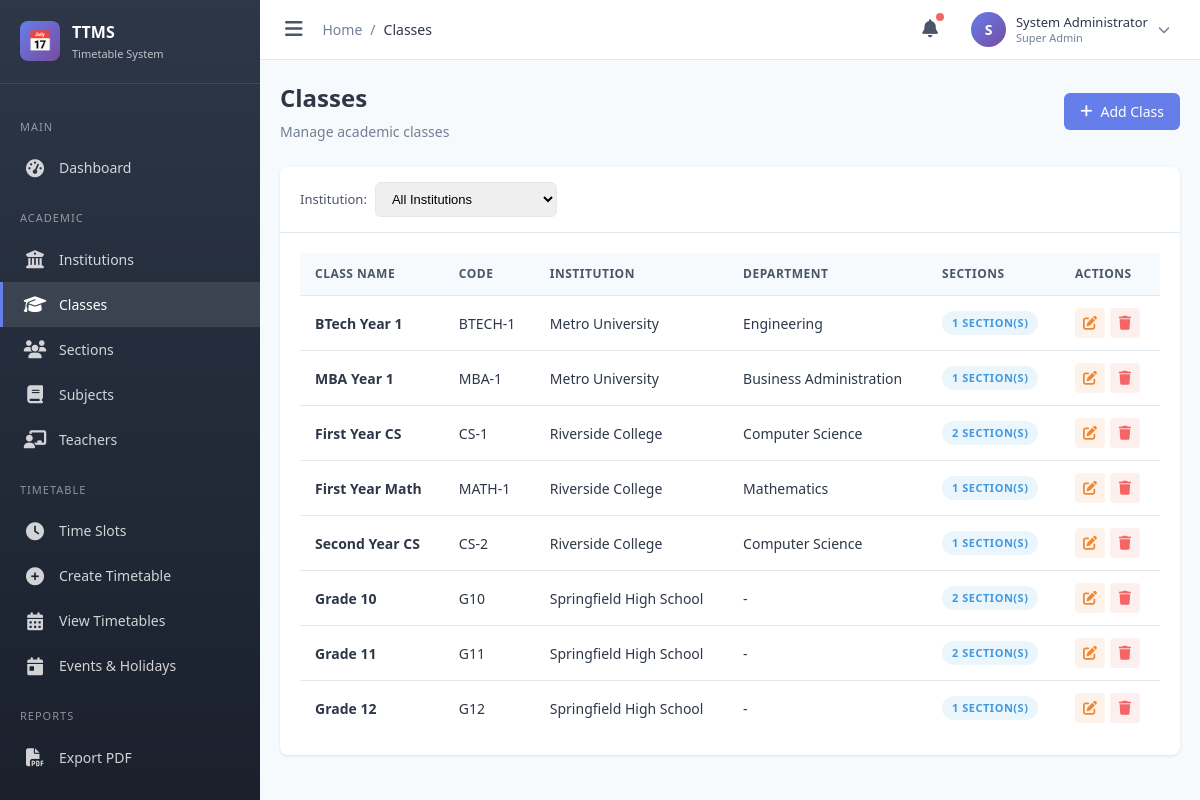
The page /modules/class/index.php (signed in) on the database its author committed.
### tables this page shows
CREATE TABLE classes (
    id INT PRIMARY KEY AUTO_INCREMENT,
    institution_id INT NOT NULL,
    department_id INT NULL,
    name VARCHAR(50) NOT NULL,
    code VARCHAR(20),
    description TEXT,
    status ENUM('active','inactive') DEFAULT 'active',
    created_at TIMESTAMP DEFAULT CURRENT_TIMESTAMP,
    FOREIGN KEY (institution_id) REFERENCES institutions(id) ON DELETE CASCADE,
    FOREIGN KEY (department_id) REFERENCES departments(id) ON DELETE SET NULL
);

CREATE TABLE institutions (
    id INT PRIMARY KEY AUTO_INCREMENT,
    name VARCHAR(200) NOT NULL,
    type ENUM('school','college','university') NOT NULL,
    address TEXT,
    contact_email VARCHAR(100),
    contact_phone VARCHAR(20),
    logo VARCHAR(255),
    status ENUM('active','inactive') DEFAULT 'active',
    created_at TIMESTAMP DEFAULT CURRENT_TIMESTAMP,
    updated_at TIMESTAMP DEFAULT CURRENT_TIMESTAMP ON UPDATE CURRENT_TIMESTAMP
);

CREATE TABLE departments (
    id INT PRIMARY KEY AUTO_INCREMENT,
    institution_id INT NOT NULL,
    name VARCHAR(100) NOT NULL,
    code VARCHAR(20),
    description TEXT,
    status ENUM('active','inactive') DEFAULT 'active',
    created_at TIMESTAMP DEFAULT CURRENT_TIMESTAMP,
    FOREIGN KEY (institution_id) REFERENCES institutions(id) ON DELETE CASCADE
);

### includes/functions.php (called while the page is built, shortened)
<?php
require_once __DIR__ . '/../config/database.php';
function isLoggedIn() {
    return isset($_SESSION['admin_id']) && !empty($_SESSION['admin_id']);
}
function getCurrentAdmin() {
    return dbFetch(
        "SELECT a.*, r.name as role_name
         FROM admins a
         LEFT JOIN roles r ON a.role_id = r.id
         WHERE a.id = ?",
        [$_SESSION['admin_id']]
    );
}
function isSuperAdmin() {
    $admin = getCurrentAdmin();
    return $admin && $admin['is_super_admin'];
}
function hasPermission($module, $action = 'view') {
    if (isSuperAdmin()) return true;
    $admin = getCurrentAdmin();
    $permissionMap = [
        'view' => 'can_view',
        'create' => 'can_create',
        'edit' => 'can_edit',
        'delete' => 'can_delete',
        'export' => 'can_export'
    ];
    $column = $permissionMap[$action] ?? 'can_view';
    $permission = dbFetch(
        "SELECT {$column} FROM role_permissions WHERE role_id = ? AND module = ?",
        [$admin['role_id'], $module]
    );
    return $permission && $permission[$column];
}

### config/database.php (called while the page is built, shortened)
<?php
function getDB() {
    static $pdo = null;
    if ($pdo === null) {
        try {
            $dsn = sprintf(
                "mysql:host=%s;port=%d;dbname=%s;charset=%s",
                DB_HOST,
                DB_PORT,
                DB_NAME,
                DB_CHARSET
            );
            $pdo = new PDO($dsn, DB_USER, DB_PASS, [
                PDO::ATTR_ERRMODE => PDO::ERRMODE_EXCEPTION,
                PDO::ATTR_DEFAULT_FETCH_MODE => PDO::FETCH_ASSOC,
                PDO::ATTR_EMULATE_PREPARES => false,
            ]);
        } catch (PDOException $e) {
            error_log("Database connection failed: " . $e->getMessage());
            throw $e;
        }
    }
    return $pdo;
}
function dbQuery($sql, $params = []) {
    $stmt = getDB()->prepare($sql);
    $stmt->execute($params);
    return $stmt;
}
function dbFetch($sql, $params = []) {
    return dbQuery($sql, $params)->fetch();
}
function dbFetchAll($sql, $params = []) {
    return dbQuery($sql, $params)->fetchAll();
}

### includes/auth_check.php (called while the page is built, shortened)
<?php
require_once __DIR__ . '/functions.php';
$currentAdmin = getCurrentAdmin();

### modules/class/index.php (the view, shortened to what this page needs)
<?php
require_once __DIR__ . '/../../includes/auth_check.php';
$breadcrumb = [
    ['label' => 'Classes']
];
require_once __DIR__ . '/../../includes/header.php';
$sql = "SELECT c.*, i.name as institution_name, d.name as department_name
        FROM classes c
        JOIN institutions i ON c.institution_id = i.id
        LEFT JOIN departments d ON c.department_id = d.id
        WHERE c.status = 'active'";
$params = [];
$sql .= " ORDER BY i.name, c.name";
$classes = dbFetchAll($sql, $params);
?>
<div class="page-header">
    <div>
        <h1 class="page-title">Classes</h1>
        <p class="page-subtitle">Manage academic classes</p>
    </div>
    <?php if (hasPermission('class', 'create')): ?>
        <a href="form.php" class="btn btn-primary">
            <i class="fas fa-plus"></i> Add Class
        </a>
    <?php endif; ?>
</div>
<div class="card">
    <div class="card-header">
        <div class="filter-bar" style="margin-bottom: 0;">
            <div class="filter-group">
                <label>Institution:</label>
                <select class="form-control" onchange="window.location.href='?institution='+this.value">
                    <option value="">All Institutions</option>
                </select>
            </div>
        </div>
    </div>
    <div class="card-body">
        <?php if (empty($classes)): ?>
            <div class="empty-state">
                <div class="empty-state-icon">&#127891;</div>
                <h3>No Classes Found</h3>
                <p>Start by adding your first class.</p>
                <?php if (hasPermission('class', 'create')): ?>
                    <a href="form.php" class="btn btn-primary">Add Class</a>
                <?php endif; ?>
            </div>
        <?php else: ?>
            <div class="table-container">
                <table class="data-table">
                    <thead>
                        <tr>
                            <th>Class Name</th>
                            <th>Code</th>
                            <th>Institution</th>
                            <th>Department</th>
                            <th>Sections</th>
                            <th>Actions</th>
                        </tr>
                    </thead>
                    <tbody>
                        <?php foreach ($classes as $class):
                            $sectionCount = dbFetch("SELECT COUNT(*) as count FROM sections WHERE class_id = ? AND status = 'active'", [$class['id']])['count'];
                        ?>
                            <tr>
                                <td><strong><?php echo htmlspecialchars($class['name']); ?></strong></td>
                                <td><?php echo htmlspecialchars($class['code'] ?? '-'); ?></td>
                                <td><?php echo htmlspecialchars($class['institution_name']); ?></td>
                                <td><?php echo htmlspecialchars($class['department_name'] ?? '-'); ?></td>
                                <td>
                                    <span class="badge badge-info"><?php echo $sectionCount; ?> section(s)</span>
                                </td>
                                <td>
                                    <div class="action-btns">
                                        <a href="form.php?id=<?php echo $class['id']; ?>" class="action-btn edit" title="Edit">
                                            <i class="fas fa-edit"></i>
                                        </a>
                                        <a href="?delete=<?php echo $class['id']; ?>" class="action-btn delete" title="Delete" onclick="return confirmDelete();">
                                            <i class="fas fa-trash"></i>
                                        </a>
                                    </div>
                                </td>
                            </tr>
                        <?php endforeach; ?>
                    </tbody>
                </table>
            </div>
        <?php endif; ?>
    </div>
</div>
<?php require_once __DIR__ . '/../../includes/footer.php'; ?>

### includes/header.php (shortened to what this page needs)
<?php
$currentPage = basename(dirname($_SERVER['PHP_SELF']));
$currentFile = basename($_SERVER['PHP_SELF'], '.php');
?>
<!DOCTYPE html>
<html lang="en">
<head>
    <link rel="stylesheet" href="/ttc/assets/css/style.css">
    <link rel="stylesheet" href="https://cdnjs.cloudflare.com/ajax/libs/font-awesome/6.4.0/css/all.min.css">
</head>
<body>
    <div class="admin-wrapper">
        <aside class="sidebar" id="sidebar">
            <div class="sidebar-header">
                <div class="sidebar-logo">&#128197;</div>
                <div class="sidebar-title">
                    TTMS
                    <span>Timetable System</span>
                </div>
            </div>
            <nav class="sidebar-menu">
                <div class="menu-category">Main</div>
                <a href="/ttc/modules/dashboard/index.php" class="menu-item <?php echo $currentPage === 'dashboard' ? 'active' : ''; ?>">
                    <i class="fas fa-tachometer-alt"></i>
                    <span>Dashboard</span>
                </a>
                <div class="menu-category">Academic</div>
                <a href="/ttc/modules/institution/index.php" class="menu-item <?php echo $currentPage === 'institution' ? 'active' : ''; ?>">
                    <i class="fas fa-university"></i>
                    <span>Institutions</span>
                </a>
                <a href="/ttc/modules/class/index.php" class="menu-item <?php echo $currentPage === 'class' ? 'active' : ''; ?>">
                    <i class="fas fa-graduation-cap"></i>
                    <span>Classes</span>
                </a>
                <a href="/ttc/modules/section/index.php" class="menu-item <?php echo $currentPage === 'section' ? 'active' : ''; ?>">
                    <i class="fas fa-users"></i>
                    <span>Sections</span>
                </a>
                <a href="/ttc/modules/subject/index.php" class="menu-item <?php echo $currentPage === 'subject' ? 'active' : ''; ?>">
                    <i class="fas fa-book"></i>
                    <span>Subjects</span>
                </a>
                <a href="/ttc/modules/teacher/index.php" class="menu-item <?php echo $currentPage === 'teacher' ? 'active' : ''; ?>">
                    <i class="fas fa-chalkboard-teacher"></i>
                    <span>Teachers</span>
                </a>
                <div class="menu-category">Timetable</div>
                <a href="/ttc/modules/timeslot/index.php" class="menu-item <?php echo $currentPage === 'timeslot' ? 'active' : ''; ?>">
                    <i class="fas fa-clock"></i>
                    <span>Time Slots</span>
                </a>
                <a href="/ttc/modules/timetable/create.php" class="menu-item <?php echo $currentPage === 'timetable' && $currentFile === 'create' ? 'active' : ''; ?>">
                    <i class="fas fa-plus-circle"></i>
                    <span>Create Timetable</span>
                </a>
                <a href="/ttc/modules/timetable/index.php" class="menu-item <?php echo $currentPage === 'timetable' && $currentFile === 'index' ? 'active' : ''; ?>">
                    <i class="fas fa-calendar-alt"></i>
                    <span>View Timetables</span>
                </a>
                <a href="/ttc/modules/event/index.php" class="menu-item <?php echo $currentPage === 'event' ? 'active' : ''; ?>">
                    <i class="fas fa-calendar-day"></i>
                    <span>Events & Holidays</span>
                </a>
                <div class="menu-category">Reports</div>
                <a href="/ttc/modules/export/index.php" class="menu-item <?php echo $currentPage === 'export' ? 'active' : ''; ?>">
                    <i class="fas fa-file-pdf"></i>
                    <span>Export PDF</span>
                </a>
                <?php if (isSuperAdmin()): ?>
                <div class="menu-category">Administration</div>
                <?php endif; ?>
            </nav>
        </aside>
        <main class="main-content">
            <header class="main-header">
                <div class="header-left">
                    <button class="sidebar-toggle" id="sidebarToggle">
                        <i class="fas fa-bars"></i>
                    </button>
                    <nav class="breadcrumb">
                        <a href="/ttc/modules/dashboard/index.php">Home</a>
                        <?php if (isset($breadcrumb)): ?>
                            <?php foreach ($breadcrumb as $item): ?>
                                <span class="breadcrumb-separator">/</span>
                                <?php if (isset($item['url'])): ?>
                                    <a href="<?php echo $item['url']; ?>"><?php echo $item['label']; ?></a>
                                <?php else: ?>
                                    <span class="breadcrumb-current"><?php echo $item['label']; ?></span>
                                <?php endif; ?>
                            <?php endforeach; ?>
                        <?php endif; ?>
                    </nav>
                </div>
                <div class="header-right">
                    <button class="header-btn" title="Notifications">
                        <i class="fas fa-bell"></i>
                        <span class="notification-badge"></span>
                    </button>
                    <div class="user-menu" onclick="toggleUserDropdown()">
                        <div class="user-avatar">
                            <?php echo strtoupper(substr($currentAdmin['name'], 0, 1)); ?>
                        </div>
                        <div class="user-info">
                            <div class="user-name"><?php echo htmlspecialchars($currentAdmin['name']); ?></div>
                            <div class="user-role"><?php echo $currentAdmin['is_super_admin'] ? 'Super Admin' : ($currentAdmin['role_name'] ?? 'Admin'); ?></div>
                        </div>
                        <i class="fas fa-chevron-down" style="font-size: 12px; color: var(--text-light);"></i>
                    </div>
                </div>
            </header>
            <div class="content-wrapper">

### rows shown on the page
classes: name "BTech Year 1", code "BTECH-1", institution.name "Metro University", department.name "Engineering", sectionCount "1"
classes: name "MBA Year 1", code "MBA-1", institution.name "Metro University", department.name "Business Administration", sectionCount "1"
classes: name "First Year CS", code "CS-1", institution.name "Riverside College", department.name "Computer Science", sectionCount "2"
classes: name "First Year Math", code "MATH-1", institution.name "Riverside College", department.name "Mathematics", sectionCount "1"
classes: name "Second Year CS", code "CS-2", institution.name "Riverside College", department.name "Computer Science", sectionCount "1"
classes: name "Grade 10", code "G10", institution.name "Springfield High School", department_name "-", sectionCount "2"
classes: name "Grade 11", code "G11", institution.name "Springfield High School", department_name "-", id "2"
classes: name "Grade 12", code "G12", institution.name "Springfield High School", department_name "-", sectionCount "1"

### other values the page prints
$item['label'] "Classes"
substr($currentAdmin['name'], 0, 1) "S"
$currentAdmin['name'] "System Administrator"
